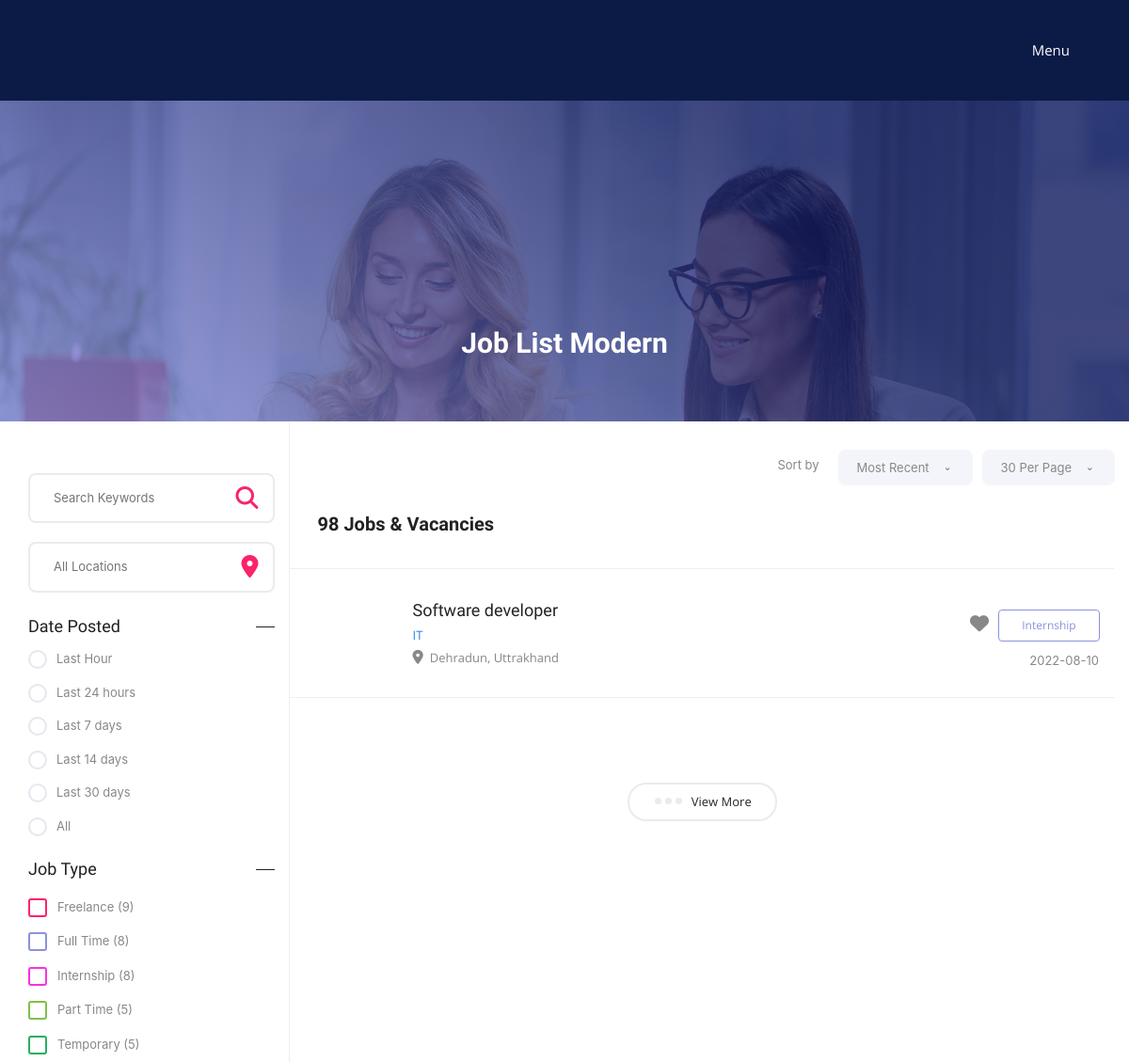
The page /oldjobs (upper part) on the database as committed earlier.
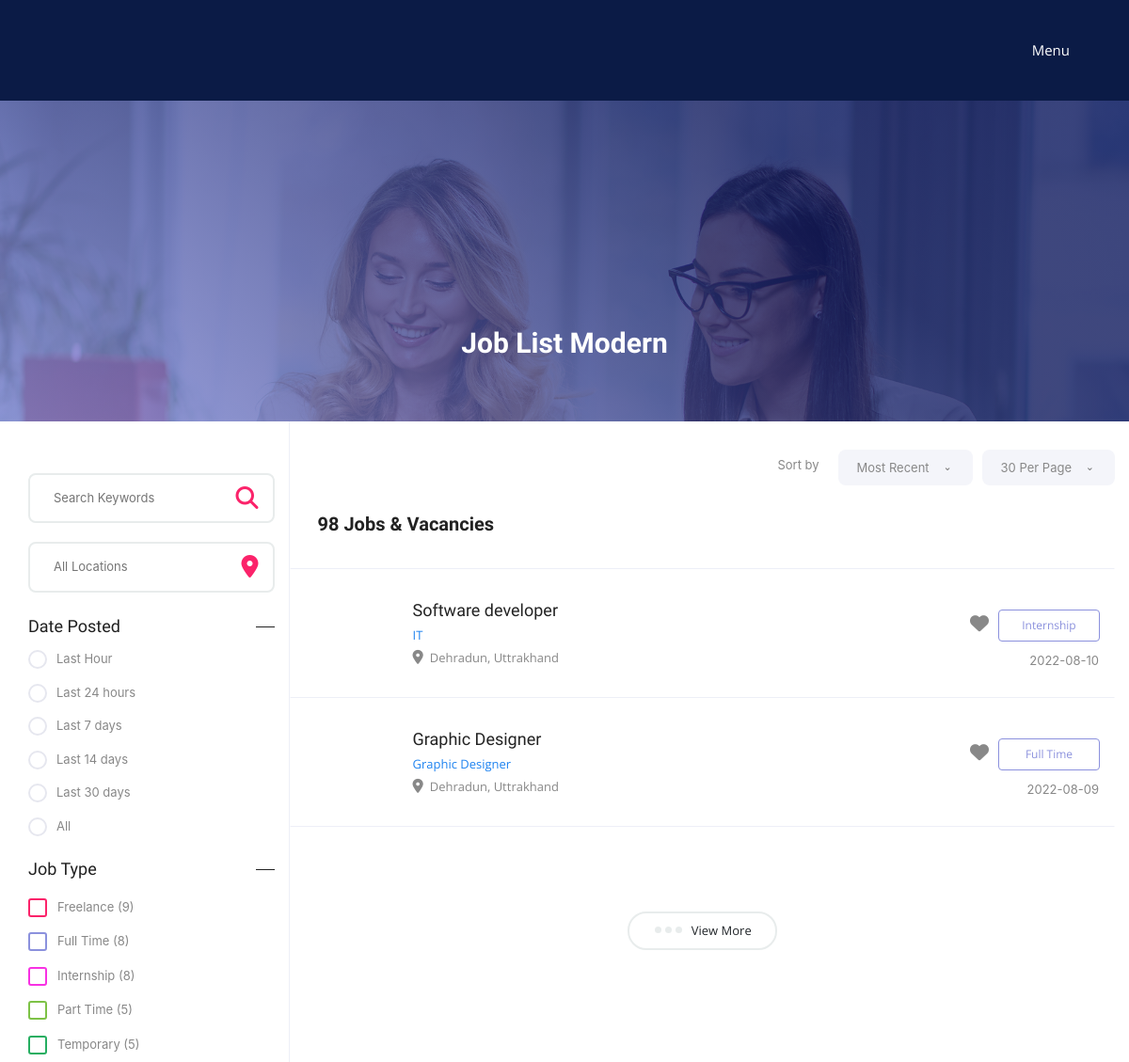
The same page on the database as committed later.
### aviate_app/models.py (models this page shows)
class Jobs(models.Model):
    jobname = models.CharField(max_length=100)
    category = models.CharField(max_length=100)
    description = models.CharField(max_length=10000)
    city = models.CharField(max_length=100)
    salary = models.IntegerField()
    state = models.CharField(max_length=100)
    country = models.CharField(max_length=100)
    job_type = models.CharField(max_length=100)
    gender = models.CharField(max_length=100)
    qualification = models.CharField(max_length=100)
    fromdate = models.CharField(max_length=100)
    todate = models.CharField(max_length=100)
    experience = models.CharField(max_length=100)
    status = models.CharField(max_length=100, default="Active")

### aviate_app/views.py (the view)
# urls.py: path('oldjobs',views.oldjobs,name='oldjobs'),
def oldjobs(request):
    return render(request,'jobs.html',{'jobs':Jobs.objects.all(),'category':Categories.objects.all()})

### aviate_app/templates/jobs.html (shortened to what the changed rows need)
{%load static%}
<!DOCTYPE html>
<html>
    <head>
        <link rel="stylesheet" type="text/css" href="{% static 'css/bootstrap-grid.css' %}" />
        <link rel="stylesheet" href="{% static 'css/icons.css' %}">
        <link rel="stylesheet" href="{% static 'css/animate.min.css' %}">
        <link rel="stylesheet" type="text/css" href="{% static 'css/style.css' %}" />
        <link rel="stylesheet" type="text/css" href="{% static 'css/responsive.css' %}" />
        <link rel="stylesheet" type="text/css" href="{% static 'css/chosen.css' %}" />
        <link rel="stylesheet" type="text/css" href="{% static 'css/colors.css' %}" />
        <link rel="stylesheet" type="text/css" href="{% static 'css/bootstrap.css' %}" />
        <link rel="stylesheet" href="https://maxcdn.bootstrapcdn.com/font-awesome/4.5.0/css/font-awesome.min.css" />
        <link rel="stylesheet" href="https://cdnjs.cloudflare.com/ajax/libs/font-awesome/4.7.0/css/font-awesome.min.css">
    </head>
<body>
<div class="theme-layout" id="scrollup">
	<section>
		<div class="block no-padding">
			<div class="container">
				 <div class="row no-gape">
				 	<div class="col-lg-9 column">
						 <div class="job-list-modern">
						 	<div class="job-listings-sec">
                                {%for x in jobs%}
								<div style="cursor:pointer;" onclick="window.open('opensinglejobs?id={{x.id}}','_self')" class="job-listing wtabs">
									<div style="padding-left:130px" class="job-title-sec">
										<h3><a href="#" title="">{{x.jobname}}</a></h3>
										<span>{{x.category}}</span>
										<div class="job-lctn"><i class="fa fa-map-marker"></i>{{x.city}}, {{x.state}}</div>
									</div>
									<div class="job-style-bx">
										<span class="job-is ft">{{x.job_type}}</span>
										<span class="fav-job"><i class="fa fa-heart"></i></span>
										<i>{{x.fromdate}}</i>
									</div>
								</div>
								{%endfor%}
							</div>
						 </div>
					 </div>
				 </div>
			</div>
		</div>
	</section>
</div>
</body>
</html>

Rows that differ between the two databases and show on the page:
added Jobs: jobname "Graphic Designer", category "Graphic Designer", city "Dehradun", state "Uttrakhand", job_type "Full Time", fromdate "2022-08-09"
